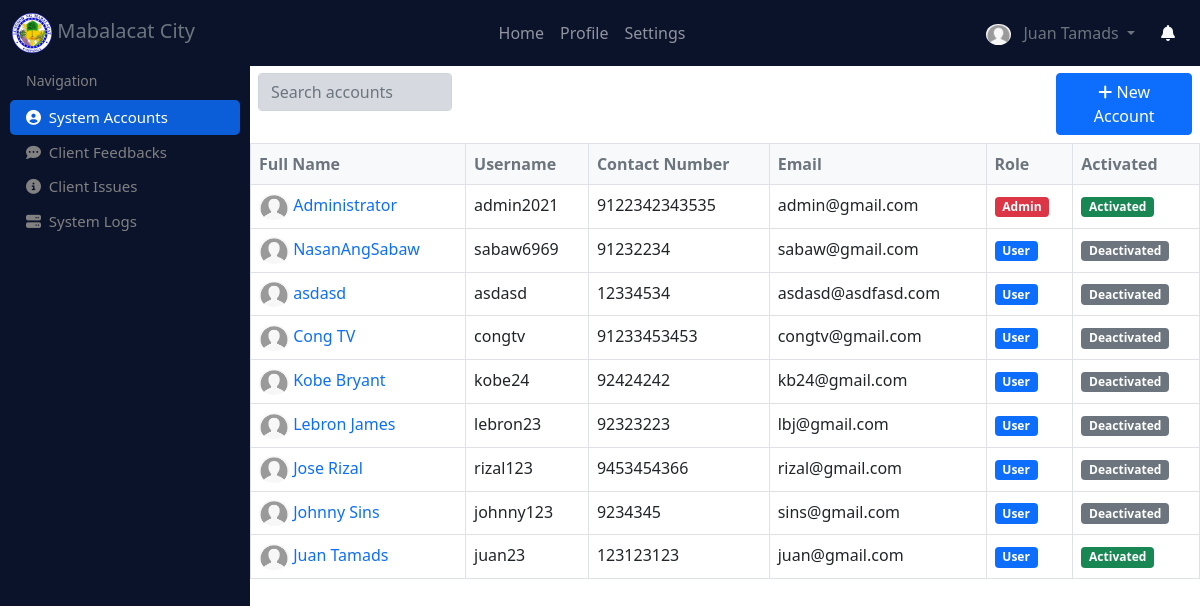
Page /accounts (signed in) on the committed database.
### website/models.py (models this page shows)
class User(db.Model, UserMixin):
    id = db.Column(db.Integer, primary_key=True)
    image = db.Column(db.String(255), default="default.png")
    name = db.Column(db.String(150), unique=True)
    username = db.Column(db.String(150), unique=True)
    password = db.Column(db.String(150))
    email = db.Column(db.String(150), unique=True)
    number = db.Column(db.Integer, unique=True)
    role = db.Column(db.String(150), default="User")
    activated = db.Column(db.Integer, default=0)
    created_at = db.Column(db.DateTime(timezone=True), default=func.now())
    updated_at = db.Column(db.DateTime(timezone=True), default=func.now())
    items = db.relationship('Item')
    feedbacks = db.relationship('Feedback', backref='user')
    issues = db.relationship('Issue', backref='user')
    logs = db.relationship('Log', backref='user')

### website/management.py (the view)
@management.route('/accounts')
@login_required
def accounts():
    users = User.query.order_by(desc(User.created_at)).all()
    return render_template("accounts.html", users=users)

### website/templates/accounts.html (shortened to what this page needs)
{% extends "base.html" %}
{% block main_content %}
<div class="sidenav">
    <br><br>
    <span style="padding: 6px 8px 6px 16px; color: #818181; font-size: 14px;">Navigation</span>
    <a href="/accounts" class="active mt-2"><i class="fa fa-user-circle" aria-hidden="true"></i>&nbsp;&nbsp;System Accounts</a>
    <a href="/client_feedbacks"><i class="fa fa-commenting" aria-hidden="true"></i>&nbsp;&nbsp;Client Feedbacks</a>
    <a href="/client_issues"><i class="fa fa-info-circle" aria-hidden="true"></i>&nbsp;&nbsp;Client Issues</a>
    <a href="/system_logs"><i class="fa fa-server" aria-hidden="true"></i>&nbsp;&nbsp;System Logs</a>
</div>
<div class="main" style="margin-top: 65px;">
    <div class="row p-2">
        <div class="col-sm-10">
            <input type="text" placeholder="Search accounts" class="form-control w-25" style="background-color: #d7d9e0;" id="myInput">
        </div>
        <div class="col-sm-2">
            <a href="/new_account" class="btn btn-primary float-end">
                <i class="fa fa-plus" aria-hidden="true"></i> New Account
            </a>
        </div>
    </div>
    <table class="table table-bordered">
        <thead class="bg-light text-muted">
            <tr>
                <th>Full Name</th>
                <th>Username</th>
                <th>Contact Number</th>
                <th>Email</th>
                <th>Role</th>
                <th>Activated</th>
            </tr>
        </thead>
        <tbody id="itemsTable">
            {% for user in users %}
            <tr>
                <td>
                    {% if user.image %}
                        <img src="{{ url_for('static', filename='item_images/'+user.image) }}" style="border-radius: 50%; width: 30px;">
                    {% else %}
                        <img src="{{ url_for('static', filename='item_images/default.png') }}" style="border-radius: 50%; width: 30px;">
                    {% endif %}
                    <a href="/view_account/{{ user.id }}" style="text-decoration: none;">{{ user.name }}</a>
                </td>
                <td>{{ user.username }}</td>
                <td>{{ user.number }}</td>
                <td>{{ user.email }}</td>
                <td>
                    {% if user.role == "Admin" %}
                        <span class="badge bg-danger">{{ user.role }}</span>
                    {% else %}
                        <span class="badge bg-primary">{{ user.role }}</span>
                    {% endif %}
                </td>
                <td>
                    {% if user.activated == 1 %}
                        <span class="badge bg-success">Activated</span>
                    {% else %}
                        <span class="badge bg-secondary">Deactivated</span>
                    {% endif %}
                </td>
            </tr>
            {% endfor %}
        </tbody>
    </table>
</div>
{% endblock %}

### website/templates/base.html (shortened to what this page needs)
<!DOCTYPE html>
<html lang="en">
<head>
    <link href="{{ url_for('static', filename='css/bootstrap.min.css') }}" rel="stylesheet">
    <link href="{{ url_for('static', filename='custom.css') }}" rel="stylesheet">
    <link rel="stylesheet" href="//cdn.datatables.net/1.10.24/css/jquery.dataTables.min.css">
    <link href="{{ url_for('static', filename='css/bootstrap-lightbox.min.css') }}" rel="stylesheet">
</head>
<body>
    <nav class="navbar fixed-top navbar-expand-lg navbar-dark theme_bg">
        <div class="container-fluid">
          <div class="collapse navbar-collapse" id="navbarTogglerDemo01">
            <a class="navbar-brand text-muted" href="/">
                <img src="{{ url_for('static', filename='logo.png') }}" height="40px">
                Mabalacat City
            </a>
            <ul class="navbar-nav mx-auto mb-2 mb-lg-0">
                <li class="nav-item">
                  <a class="nav-link" href="/" {% if request.url_rule.endpoint == "inventory.inventory_home" %}id="nav_active"{% endif %}>Home</a>
                </li>
              <li class="nav-item">
                <a class="nav-link" href="/profile" {% if request.url_rule.endpoint == "auth.profile" %}id="nav_active"{% endif %}>Profile</a>
              </li>
              <li class="nav-item">
                <a class="nav-link" href="/settings" {% if request.url_rule.endpoint == "auth.settings" %}id="nav_active"{% endif %}>Settings</a>
              </li>
            </ul>
            <div class="d-flex">
                <div class="dropdown">
                    <button class="btn theme_bg text-muted dropdown-toggle" type="button" id="dropdownMenuButton1" data-bs-toggle="dropdown" aria-expanded="false">
                      {% if current_user.image %}
                        <img src="{{ url_for('static', filename='item_images/'+current_user.image) }}" style="border-radius: 50%; width: 25px;">
                      {% else %}
                          <img src="{{ url_for('static', filename='item_images/default.png') }}" style="border-radius: 50%; width: 25px;">
                      {% endif %}
                      {{ current_user.name }}
                    </button>
                </div>
                <a class="btn text-light" href="/item_notification">
                  <i class="fa fa-bell" aria-hidden="true"></i>
                </a>
            </div>
          </div>
        </div>
      </nav>
    {% block main_content %}
    {% endblock %}
</body>
</html>

### website/static/custom.css (style rules this page uses)
.theme_bg { background-color: #0b132b; }

### website/templates/base.html (style rules this page uses)
.theme_bg { background-color: #0b132b; }

### website/templates/accounts.html (style rules this page uses)
.sidenav { height: 100%; width: 250px; position: fixed; z-index: 1; top: 0; left: 0; background-color: #0b132b; overflow-x: hidden; padding-top: 20px; padding-left: 10px; padding-right: 10px; }
.sidenav a { padding: 6px 8px 6px 16px; text-decoration: none; font-size: 15px; color: #818181; display: block; }
.main { margin-left: 250px; }
.sidenav .active { background-color: #0b5ed7; color: white; border-radius: 5px; }

### rows in the picture
User: image (placeholder picture), name "Juan Tamads", username "juan23", number "123123123", email "juan@gmail.com", role "User", activated "Activated"
User: image (placeholder picture), name "Administrator", username "admin2021", number "9122342343535", email "admin@gmail.com", role "Admin", activated "Activated"
User: image (placeholder picture), name "NasanAngSabaw", username "sabaw6969", number "91232234", email "sabaw@gmail.com", role "User", activated "Deactivated"
User: name "asdasd", username "asdasd", number "12334534", email "asdasd@asdfasd.com", role "User", activated "Deactivated"
User: name "Cong TV", username "congtv", number "91233453453", email "congtv@gmail.com", role "User", activated "Deactivated"
User: name "Kobe Bryant", username "kobe24", number "92424242", email "kb24@gmail.com", role "User", activated "Deactivated"
User: name "Lebron James", username "lebron23", number "92323223", email "lbj@gmail.com", role "User", activated "Deactivated"
User: name "Jose Rizal", username "rizal123", number "9453454366", email "rizal@gmail.com", role "User", activated "Deactivated"
User: name "Johnny Sins", username "johnny123", number "9234345", email "sins@gmail.com", role "User", activated "Deactivated"
